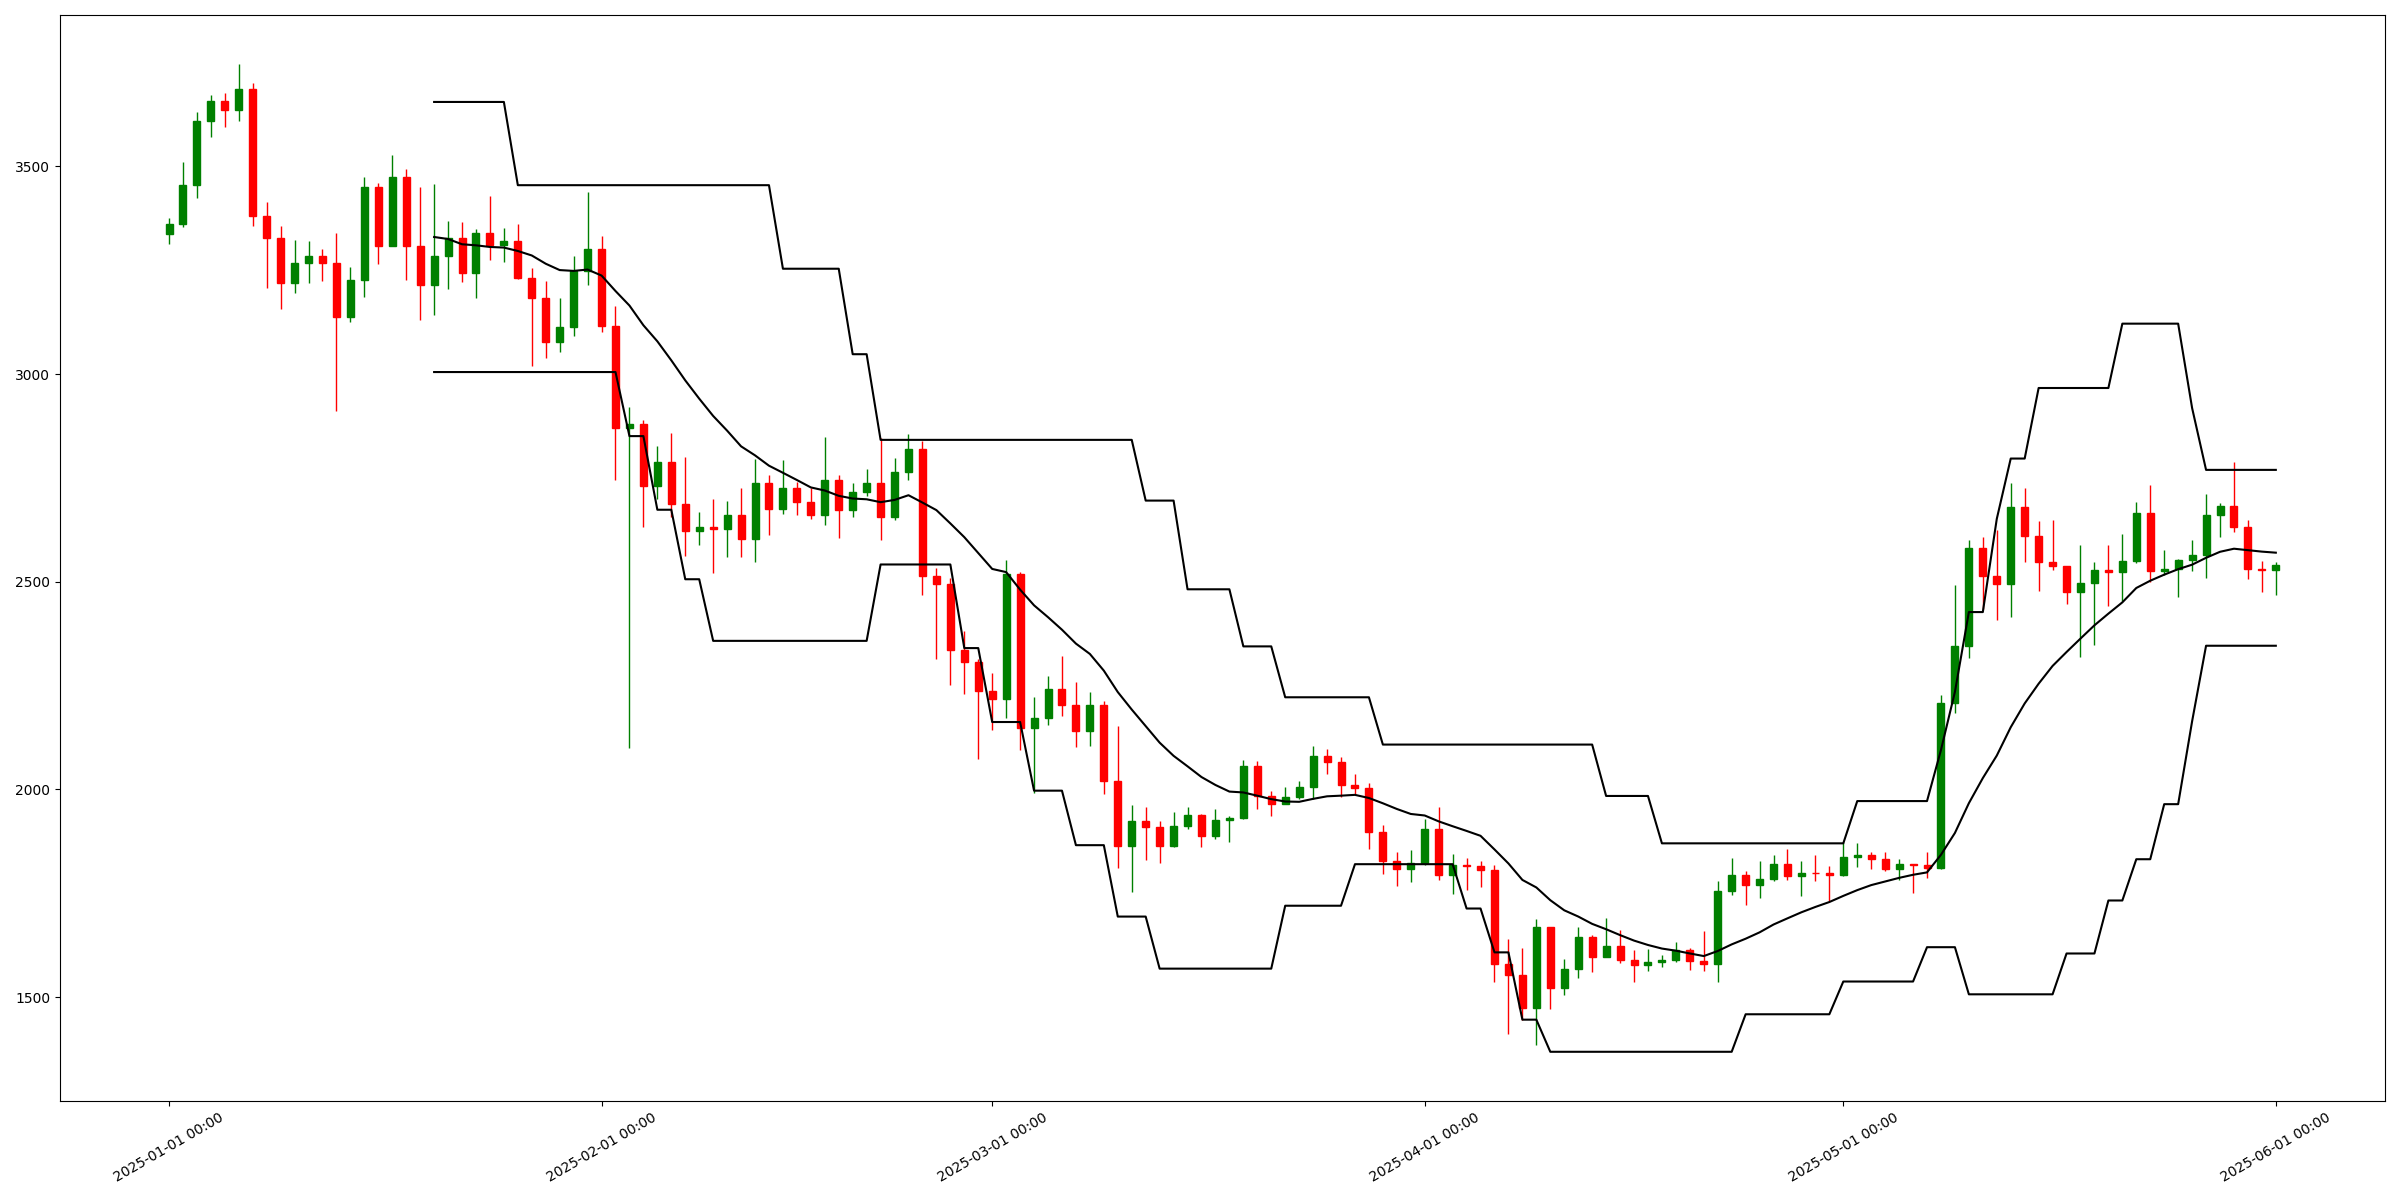

Write the Python code that produced this figure.
import matplotlib.pyplot as plt
from matplotlib.dates import DateFormatter
from numpy import float64
import pandas as pd

from tools import get_data, grid_bb


def plot_candlestick(ax, data, width=0.001):
    '''
    Строит свечной график (candlestick) на переданной оси (ax).

    Parameters:
        ax (matplotlib.axes.Axes): Ось, на которой будет построен график.
        data (pd.DataFrame): Датафрейм с данными для построения графика (должен содержать столбцы 'Date', 'Open', 'High', 'Low', 'Close').
        width (float, optional): Ширина баров (свечей). По умолчанию 0.001.

    Returns:
        None: Функция строит график непосредственно на переданной оси.
    '''
    for i in range(len(data)):
        # Извлекаем данные для каждой свечи
        date, open_price, high, low, close = data.iloc[i][:5]

        # Определяем цвет свечи (зеленая для восходящей, красная для нисходящей)
        color = 'green' if data.iloc[i, 4] > data.iloc[i, 1] else 'red'

        # Рисуем вертикальную линию (high и low)
        ax.vlines(date, low, high, color=color, linewidth=1)

        # Рисуем бар (свечу) с цветом и размерами, основанными на цене открытия и закрытия
        ax.bar(date, abs(close - open_price), width, bottom=min(open_price, close), color=color, edgecolor=color)


def plot_grids(ax, grid):
    date = grid['Date']
    for col in grid_df.columns.to_list()[:-1]:
        ax.plot(date, grid_df[col], color='black')


def plot_bb(ax, bb):
    date = bb.Date
    upper = bb.upper
    lower = bb.lower
    basis = bb.basis
    ax.plot(date, upper, color='black')
    ax.plot(date, lower, color='black')
    ax.plot(date, basis, color='black')


if __name__ == '__main__':
    grid_cnt = 4
    length = 20
    length_bbw = 10
    mult = 2

    # # Загружаем данные
    data = get_data(length=length, mult=mult, length_bbw=length_bbw, lzf=0.05, start_dt='2025-01-01', end_dt='2025-06-01')

    # Загружаем сетку
    # grid = grid_bb(data['Close'], grid_cnt=grid_cnt, length=length, mult=mult)
    # grid_data = {f'grid_{i}': grid[i] for i in range(len(grid))}
    # grid_data['Date'] = data['Date']
    # grid_df = pd.DataFrame(grid_data)

    bb_data = data[['Date', 'basis', 'upper', 'lower']]

    fig, ax = plt.subplots(figsize=(24, 12))

    # Настройка формата отображения временных меток на оси X
    ax.xaxis.set_major_formatter(DateFormatter('%Y-%m-%d %H:%M'))
    ax.xaxis_date()  # Ось X будет интерпретироваться как временные метки

    # Рисуем Supertrend и свечи
    plot_candlestick(ax, data, 0.5)
    plot_bb(ax, bb_data)
    # plot_grids(ax, grid_df)

    # Закрашиваем области флета
    # ax.fill_between(data['Date'], data["upper"], data["lower"],
    #             where=data['bbw'] <= data['check_bbw'], color="limegreen", alpha=0.4, step="mid")

    plt.xticks(rotation=30)  # Поворот меток времени
    plt.tight_layout()  # Автоматически подгоняет график для улучшения отображения

    plt.savefig("plot.png")
    print('=== ГРАФИК СОЗДАН ===')
